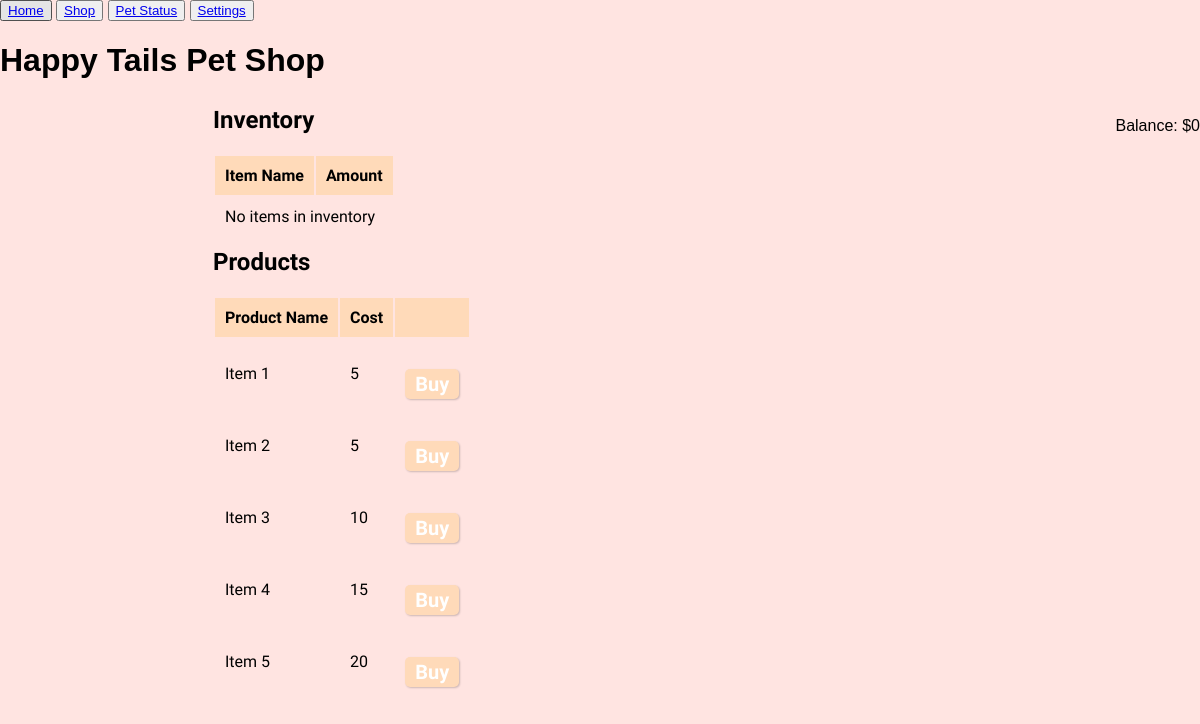
The page /shop on the database as committed earlier.
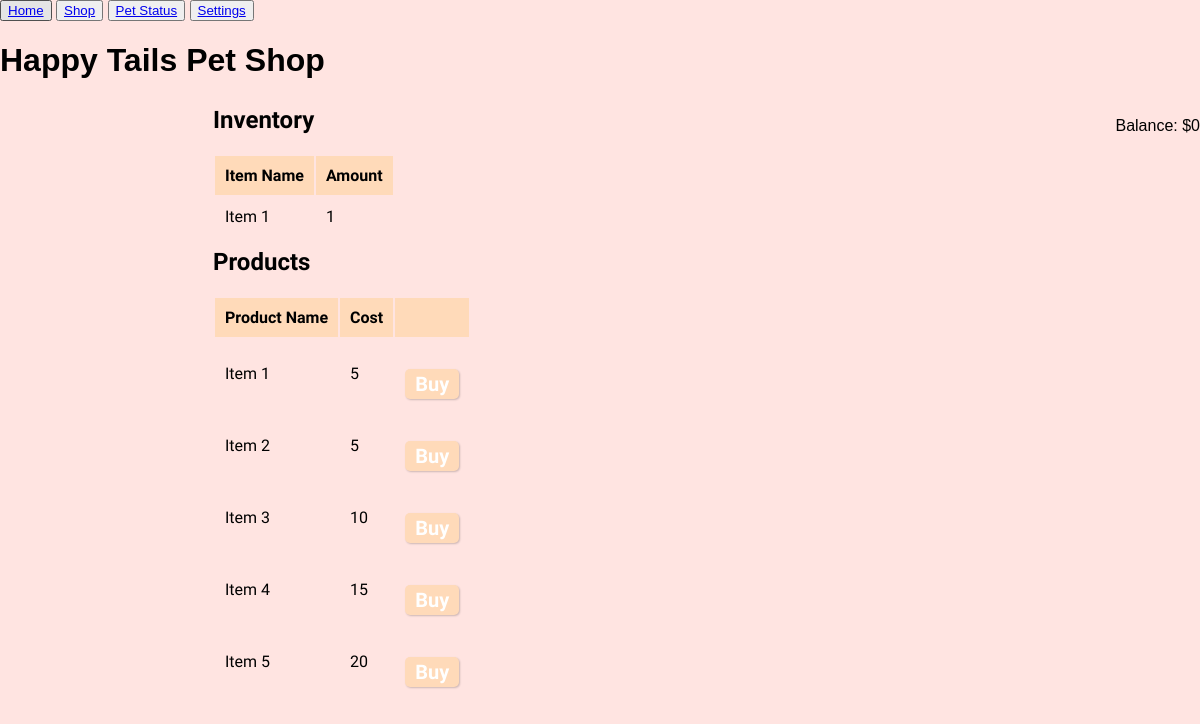
The same page on the database as committed later.
### tables this page shows
CREATE TABLE pet_shop
                (item_id INTEGER PRIMARY KEY AUTOINCREMENT,
                item_name TEXT,
                cost INTEGER,
                effect INTEGER);

CREATE TABLE inventory
                (user_id TEXT,
                item_id INTEGER,
                item_name TEXT,
                item_amount INTEGER,
                effect INTEGER,
                FOREIGN KEY (user_id) REFERENCES user(user_id),
                FOREIGN KEY (item_id) REFERENCES pet_shop(item_id));

### webapp.py (the view)
@app.route('/shop')
def shop():
    conn = sqlite3.connect('db/accountapet.db')
    c = conn.cursor()
    c.execute("SELECT user_name, user_id FROM current_user")
    result = c.fetchone()
    if result is None:
        return render_template('login.html')
    else:
        user_name, user_id = result[0], result[1]
    c.execute("SELECT wallet FROM users WHERE user_id=?", (user_id,))
    result = c.fetchone()
    wallet = result[0] if result else 0
    c.execute("SELECT item_id, item_name, item_amount, effect FROM inventory WHERE user_id=?", (user_id,))
    user_inventory = c.fetchall()
    c.execute("SELECT item_id, item_name, cost, effect FROM pet_shop")
    pet_shop_items = c.fetchall()
    c.close()
    conn.close()
    return render_template('shop.html', user_name=user_name, wallet=wallet, user_inventory=user_inventory, pet_shop_items=pet_shop_items)

### templates/shop.html (shortened to what this page needs)
<!DOCTYPE html>
<html>
<head>
    <link rel="stylesheet" type="text/css" href="{{ url_for('static', filename='style.css') }}">
</head>
<body>
    <div class="nav">
        <button class="button-nav"><a href="{{ url_for('home') }}">Home</a></button>
        <button class="button-nav"><a href="{{ url_for('shop') }}">Shop</a></button>
        <button class="button-nav"><a href="{{ url_for('pet_status') }}">Pet Status</a></button>
        <button class="button-nav"><a href="{{ url_for('settings') }}">Settings</a></button>
    </div>
    <h1>Happy Tails Pet Shop</h1>
    <p class="wallet">Balance: ${{ wallet }}</p>
    <div class="content">
        <div class="table-container">
          <div class="column table">
            <h2>Inventory</h2>
            <table>
              <thead>
                <tr>
                  <th>Item Name</th>
                  <th>Amount</th>
                </tr>
              </thead>
              <tbody>
                {% if user_inventory %}
                  {% for item in user_inventory %}
                    <tr>
                      <td>{{ item[1] }}</td>
                      <td>{{ item[2] }}</td>
                    </tr>
                  {% endfor %}
                {% else %}
                  <tr>
                    <td colspan="2">No items in inventory</td>
                  </tr>
                {% endif %}
              </tbody>
            </table>
          </div>
          <div class="column table">
            <h2>Products</h2>
            <table>
              <thead>
                <tr>
                  <th>Product Name</th>
                  <th>Cost</th>
                  <th></th>
                </tr>
              </thead>
              <tbody>
                {% for item in pet_shop_items %}
                  <tr>
                    <td>{{ item[1] }}</td>
                    <td>{{ item[2] }}</td>
                    <td>
                      <form action="http://127.0.0.1:5002/shop" method="POST">
                        <button type="submit">Buy</button>
                      </form>
                    </td>
                  </tr>
                {% endfor %}
              </tbody>
            </table>
          </div>
        </div>
    </div>
</body>
</html>

### static/style.css (style rules this page uses)
body { margin: 0; padding: 0; font-family: sans-serif; background-color: #FFE4E1; }
.content { max-width: 800px; margin: 0 auto; }
form { width: 40%; }
form button { display: block; height: 40px; margin-top: 20px; font-size: 20px; font-weight: bold; font-family: 'Tilt Warp'; color: #fff; background-color: #FFDAB9; border-radius: 5px; border: none; box-shadow: 1px 1px 2px rgba(0,0,0,0.2); padding: 0 10px; }
.wallet { float: right; }
.table-container { display: flex; flex-wrap: wrap; justify-content: center; align-items: flex-start; }
.table { width: 48%; margin-right: 1%; margin-left: 1%; }
.table h2 { font-size: 24px; font-family: 'Tilt Warp'; margin-top: 0; margin-bottom: 20px; }
.table th, .table td { padding: 10px; text-align: left; font-size: 16px; font-family: 'Tilt Warp'; }
.table th { background-color: #FFDAB9; }
.table td { background-color: #FFE4E1; }
.table td button { background-color: #FFDAB9; color: #fff; border-radius: 5px; border: none; box-shadow: 1px 1px 2px rgba(0,0,0,0.2); padding: 0 10px; height: 30px; cursor: pointer; }
.column { flex: 50%; padding: 5px; }

Rows that differ between the two databases and show on the page:
added inventory: item_name "Item 1", item_amount "1"
Other text that changed with them:
text no longer shown: "No items in inventory"
